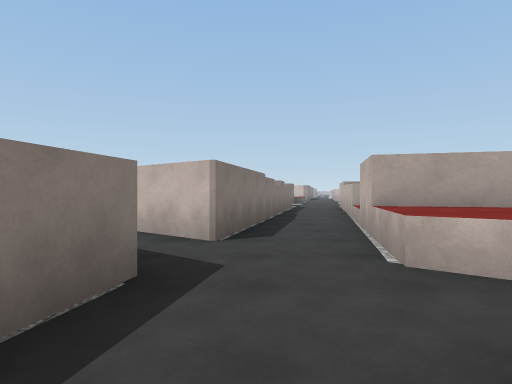
[1] (above)

24 first-person views from a walk through a 3-D level made in the Unity game engine. The camera is 1.2 m above the floor, looks level and sees 75° across. The floor is counted in squares, 2 m on a side. Each view is taken from the middle of a square. On the plan, view 1 faces up. The plan holds only what a view shows up to about 10 squares ahead; the rest is blank. The place goes on beyond the plan. The player character is not drawn. Surface patterns are stand-ins for the level's own textures.

[2]
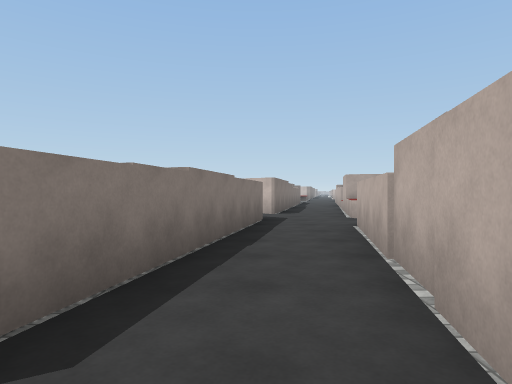

[3]
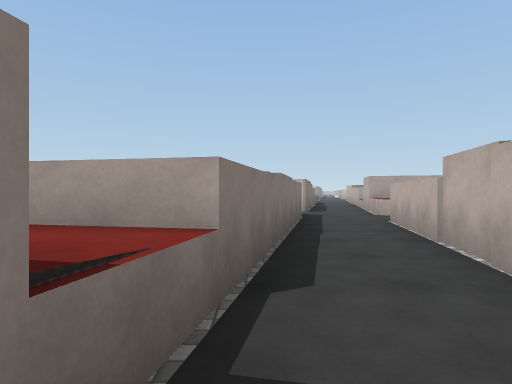

[4]
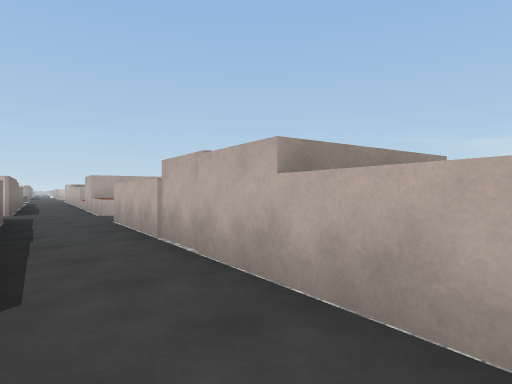

[5]
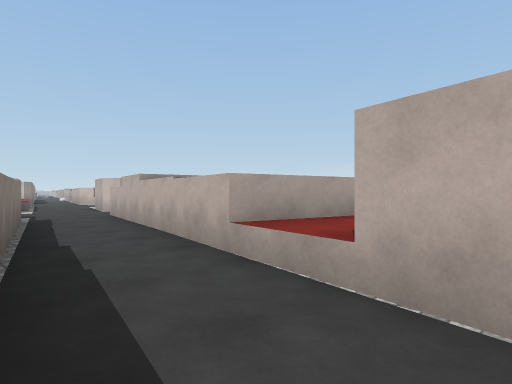

[6]
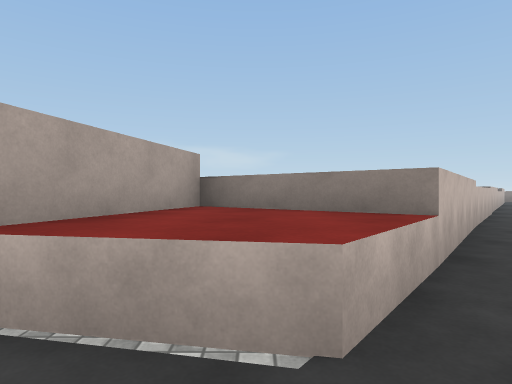

[7]
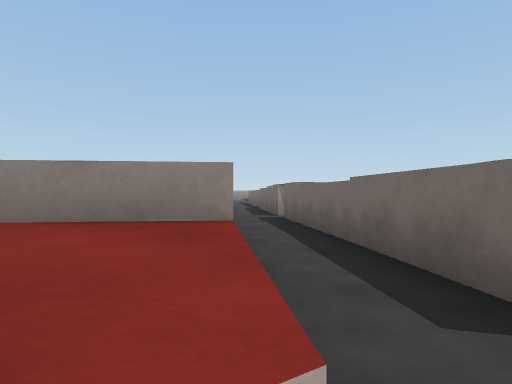

[8]
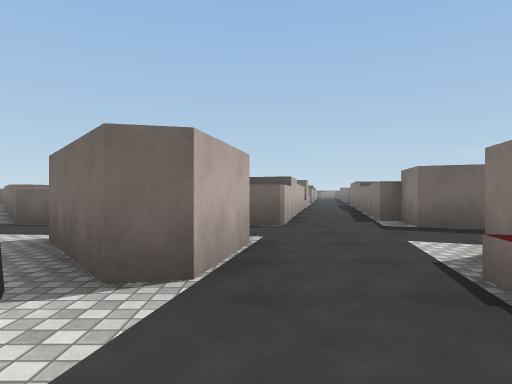

[9]
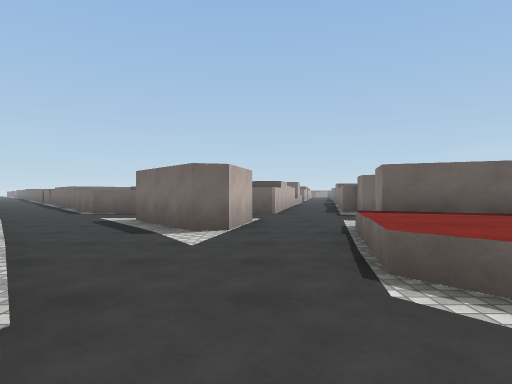

[10]
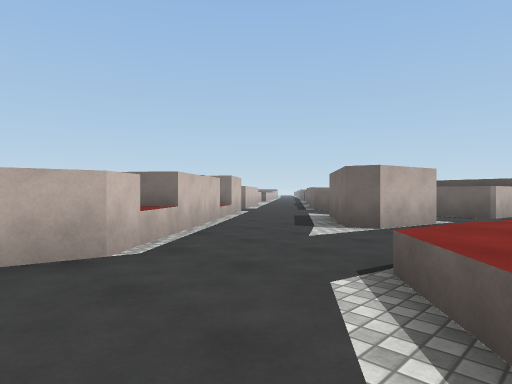

[11]
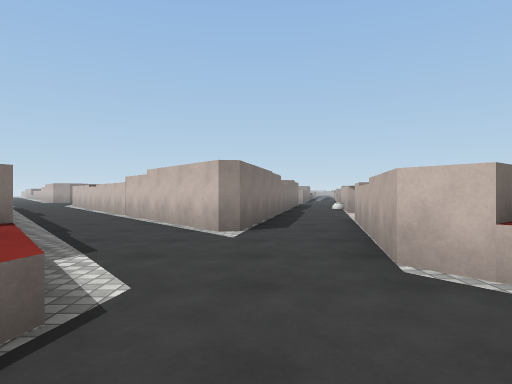

[12]
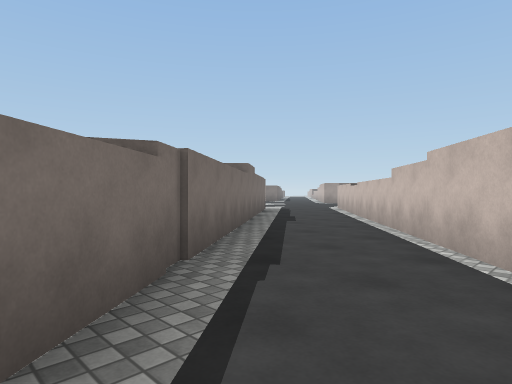

[13]
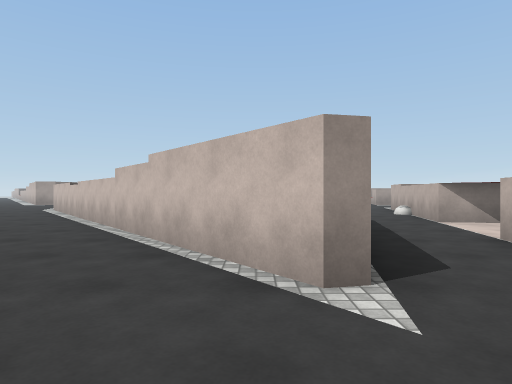

[14]
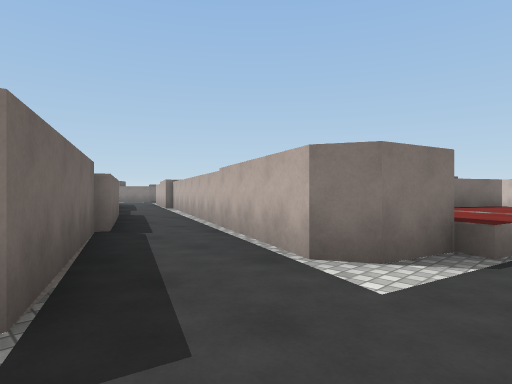

[15]
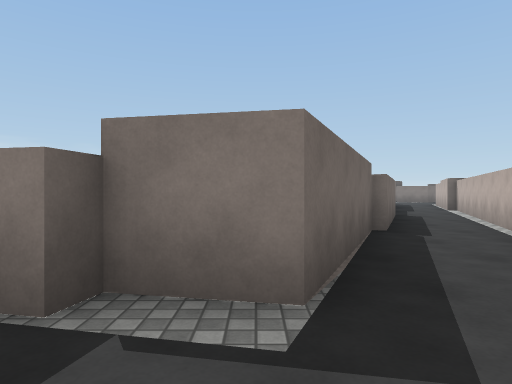

[16]
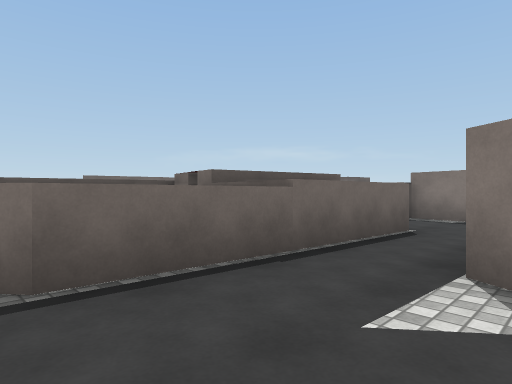

[17]
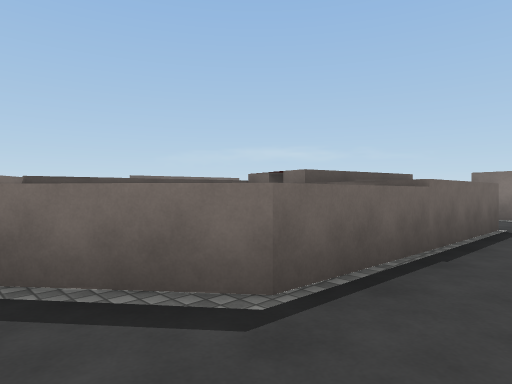

[18]
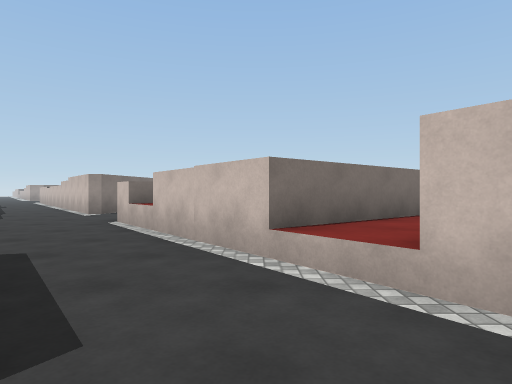

[19]
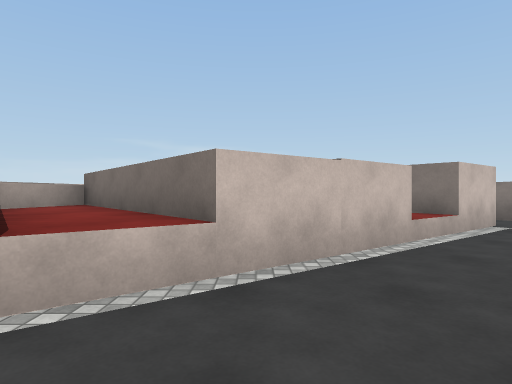

[20]
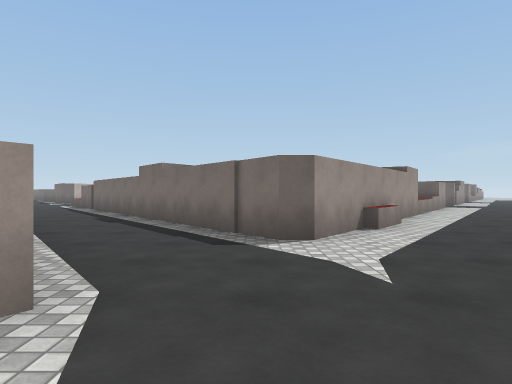

[21]
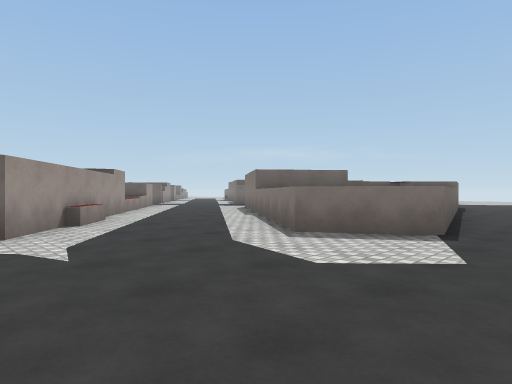

[22]
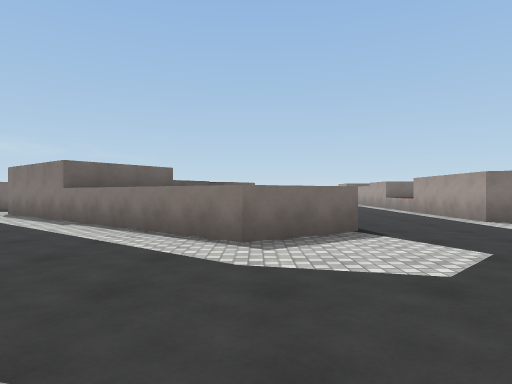

[23]
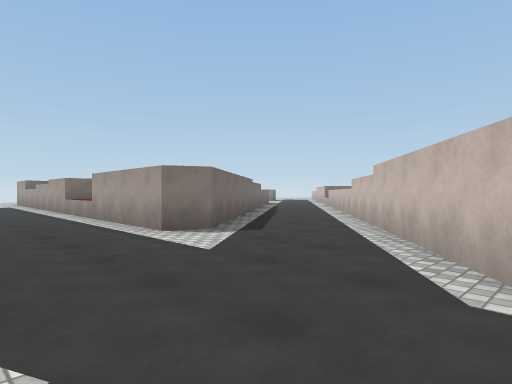

[24]
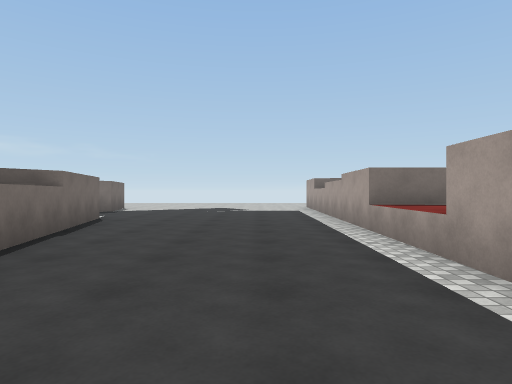

### Floor plan
Key: @ floor where view 1 was taken; # wall or solid block; x gap in a wall; . main floor; : floor 2.25 m higher than the main floor; ^ raised ledge.
Columns run from 22 left of view 1 to 10 right of it. Each row starts with its distance up from view 1.
 41         #...##
 40         ##...#
 39      ^   ##..##
 38 ^^###^^####...#:
 37 ................
 36 ..................
 35 ..................
 34 .........^^^^......
 33 .....#^^^   ^^.....#
 32 ...###      ^......^^        .#
 31        ^^  ^........^       .^
 30         #^^^....##...##     .^
 29          ##....####...##  ##.#^
 28         ##....##  ##...#  #...
 27         #.....#    ##..####...
 26           ...##     #...###.^
 25           ..^       ##...##.^
 24                      ##.....^   ^
 23                       ##....^ ^^^
 22                        ##...^^^^
 21                        #^...^^^
 20                ####    ^^^...^  ^
 19                ...###  ^^.....^^#
 18                ^....####^.....###
 17                 ^^^...###..#...##
 16                    ##......##...#
 15                     ###..........
 14                       ##..^^^....
 13                        #..^ ^^^^.
 12                        ^.^^^^  ^^
 11                        ^.# ^^   ^
 10                       ^..#  ^^^^
  9                       ^..#     ^
  8                       ^..#
  7                       #.^^^
  6                      ##.x^
  5                     ##..#
  4                      #..^^#^
  3                      ...^^^
  2                      ^..^#^
  1                      ^.###^
  0                     ^.@###.^
 -1                     #..# ^.#^^
 -2                     #..#  ^^ ^^
 -3                     #.##   ^# .^
 -4                    ##.#      ##.^
 -5                    ^..^^
 -6                     ..^

Positions as (right, up) in squares from view 1, and headings:
1: (0, 0), facing up
2: (-1, -5), facing up
3: (-2, -6), facing up
4: (-2, -6), facing up-right
5: (0, 5), facing up-right
6: (0, 3), facing right
7: (1, 3), facing down-right
8: (4, 20), facing down
9: (4, 23), facing down
10: (2, 23), facing down-right
11: (4, 19), facing up
12: (3, 22), facing up-left
13: (3, 22), facing up
14: (3, 14), facing up-left
15: (3, 14), facing left
16: (9, 16), facing down-left
17: (10, 15), facing down-left
18: (8, 15), facing up
19: (4, 20), facing right
20: (-5, 35), facing down
21: (-5, 36), facing down-left
22: (-5, 33), facing left
23: (-7, 35), facing up-left
24: (-12, 36), facing left
